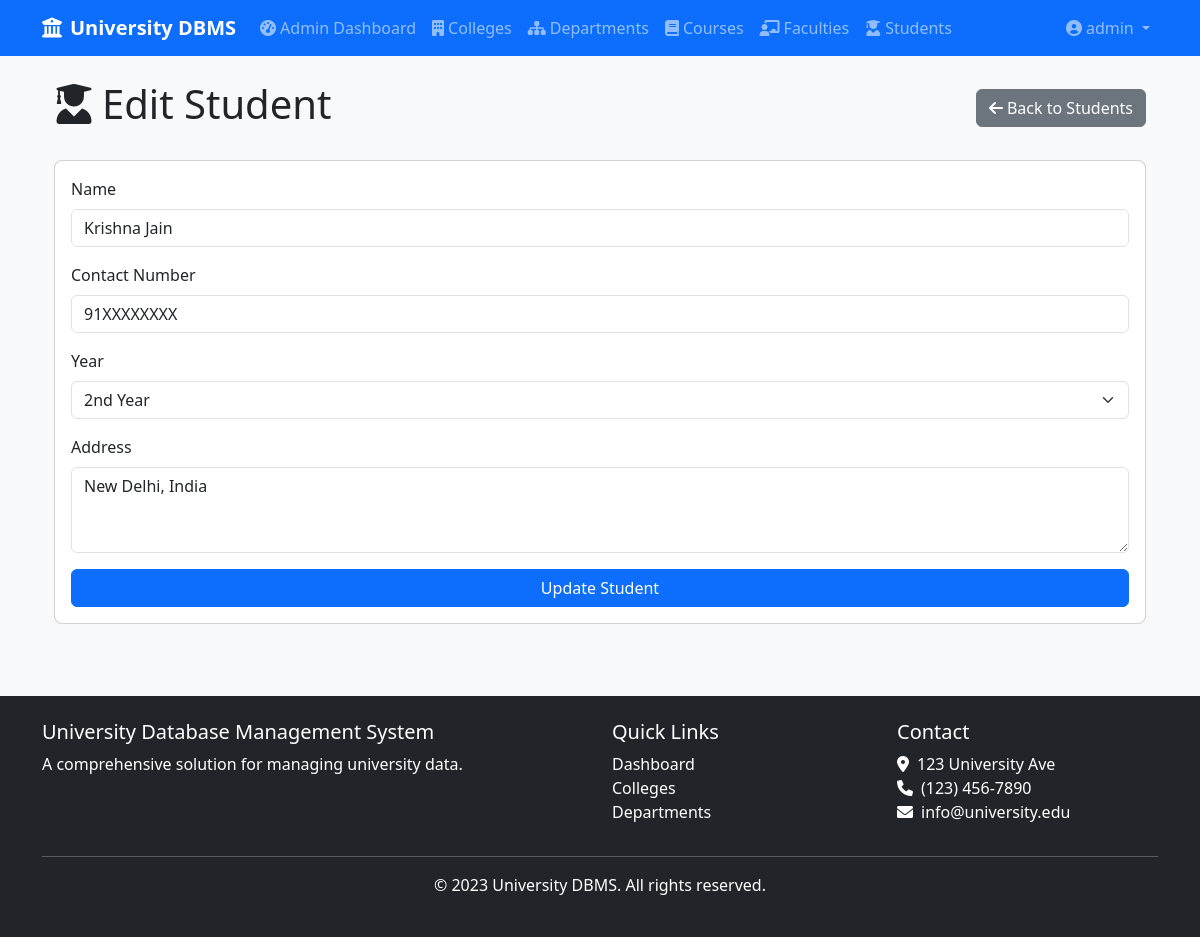
The page /admin/students/edit/1 (signed in) on the database its author committed.
### app/models/user.py (models this page shows, shortened)
class User(UserMixin, db.Model):
    __tablename__ = 'users'
    id = db.Column(db.Integer, primary_key=True)
    username = db.Column(db.String(100), unique=True, nullable=False)
    email = db.Column(db.String(100), unique=True, nullable=False)
    password = db.Column(db.String(100), nullable=False)
    role = db.Column(db.String(20), nullable=False, default='user')  # 'admin' or 'user'
    created_at = db.Column(db.DateTime, default=datetime.utcnow)
    def is_admin(self):
        return self.role == 'admin'

### app/models/student.py (models this page shows, shortened)
class Student(db.Model):
    id = db.Column(db.Integer, primary_key=True)
    name = db.Column(db.String(100), nullable=False)
    year = db.Column(db.Integer, nullable=False)
    contact_number = db.Column(db.String(20), nullable=False)
    address = db.Column(db.Text, nullable=False)
    created_at = db.Column(db.DateTime, default=datetime.utcnow)
    progress_reports = db.relationship('ProgressReport', backref='student', lazy=True, cascade="all, delete-orphan")

### app/routes/admin.py (the view)
@admin.route('/students/edit/<int:id>', methods=['GET', 'POST'])
@admin_required
def edit_student(id):
    student = Student.query.get_or_404(id)
    form = StudentForm(obj=student)
    if form.validate_on_submit():
        form.populate_obj(student)
        db.session.commit()
        flash('Student updated successfully!', 'success')
        return redirect(url_for('admin.students'))
    return render_template('admin/students/edit.html', form=form, student=student)

### app/forms.py
class StudentForm(FlaskForm):
    name = StringField('Name', validators=[DataRequired(), Length(max=100)])
    year = SelectField('Year', choices=[(1, '1st Year'), (2, '2nd Year'), (3, '3rd Year'), (4, '4th Year')],
                      coerce=int, validators=[DataRequired()])
    contact_number = StringField('Contact Number', validators=[DataRequired(), Length(max=20)])
    address = TextAreaField('Address', validators=[DataRequired()])
    submit = SubmitField('Submit')

### app/models/user.py (called while the page is built)
@login_manager.user_loader
def load_user(user_id):
    return User.query.get(int(user_id))

### app/routes/admin.py (called while the page is built)
def admin_required(f):
    @wraps(f)
    @login_required
    def decorated_function(*args, **kwargs):
        if not current_user.role == 'admin':
            flash('You do not have permission to access this page.', 'danger')
            return redirect(url_for('main.index'))
        return f(*args, **kwargs)
    return decorated_function

### app/templates/admin/students/edit.html (shortened to what this page needs)
{% extends "base.html" %}
{% block content %}
<div class="container">
    <div class="d-flex justify-content-between align-items-center mb-4">
        <h1><i class="fas fa-user-graduate me-2"></i>Edit Student</h1>
        <a href="{{ url_for('admin.students') }}" class="btn btn-secondary">
            <i class="fas fa-arrow-left me-1"></i>Back to Students
        </a>
    </div>
    <div class="card">
        <div class="card-body">
            <form method="POST">
                <div class="mb-3">
                    {{ form.name.label(class="form-label") }}
                    {{ form.name(class="form-control") }}
                </div>
                <div class="mb-3">
                    {{ form.contact_number.label(class="form-label") }}
                    {{ form.contact_number(class="form-control") }}
                </div>
                <div class="mb-3">
                    {{ form.year.label(class="form-label") }}
                    {{ form.year(class="form-select") }}
                </div>
                <div class="mb-3">
                    {{ form.address.label(class="form-label") }}
                    {{ form.address(class="form-control", rows=3) }}
                </div>
                <div class="d-grid">
                    <button type="submit" class="btn btn-primary">Update Student</button>
                </div>
            </form>
        </div>
    </div>
</div>
{% endblock %}

### app/templates/base.html (shortened to what this page needs)
<!DOCTYPE html>
<html lang="en">
<head>
    <link href="https://cdn.jsdelivr.net/npm/bootstrap@5.3.0-alpha1/dist/css/bootstrap.min.css" rel="stylesheet">
    <link rel="stylesheet" href="https://cdnjs.cloudflare.com/ajax/libs/font-awesome/6.0.0/css/all.min.css">
    <link rel="stylesheet" href="{{ url_for('static', filename='css/style.css') }}">
</head>
<body>
    <div class="content-wrapper">
        <header>
            <nav class="navbar navbar-expand-lg navbar-dark bg-primary">
                <div class="container">
                    <a class="navbar-brand" href="{{ url_for('user.dashboard') }}">
                        <i class="fas fa-university me-2"></i>University DBMS
                    </a>
                    <div class="collapse navbar-collapse" id="navbarNav">
                        <ul class="navbar-nav me-auto">
                            {% if current_user.is_authenticated %}
                                {% if current_user.is_admin() %}
                                    <li class="nav-item">
                                        <a class="nav-link" href="{{ url_for('admin.dashboard') }}">
                                            <i class="fas fa-tachometer-alt me-1"></i>Admin Dashboard
                                        </a>
                                    </li>
                                {% else %}
                                    <li class="nav-item">
                                        <a class="nav-link" href="{{ url_for('user.dashboard') }}">
                                            <i class="fas fa-tachometer-alt me-1"></i>Dashboard
                                        </a>
                                    </li>
                                {% endif %}
                                <li class="nav-item">
                                    <a class="nav-link" href="{{ url_for('user.colleges') }}">
                                        <i class="fas fa-building me-1"></i>Colleges
                                    </a>
                                </li>
                                <li class="nav-item">
                                    <a class="nav-link" href="{{ url_for('user.departments') }}">
                                        <i class="fas fa-sitemap me-1"></i>Departments
                                    </a>
                                </li>
                                <li class="nav-item">
                                    <a class="nav-link" href="{{ url_for('user.courses') }}">
                                        <i class="fas fa-book me-1"></i>Courses
                                    </a>
                                </li>
                                <li class="nav-item">
                                    <a class="nav-link" href="{{ url_for('user.faculties') }}">
                                        <i class="fas fa-chalkboard-teacher me-1"></i>Faculties
                                    </a>
                                </li>
                                <li class="nav-item">
                                    <a class="nav-link" href="{{ url_for('user.students') }}">
                                        <i class="fas fa-user-graduate me-1"></i>Students
                                    </a>
                                </li>
                            {% endif %}
                        </ul>
                        <ul class="navbar-nav">
                            {% if current_user.is_authenticated %}
                                <li class="nav-item dropdown">
                                    <a class="nav-link dropdown-toggle" href="#" id="navbarDropdown" role="button" data-bs-toggle="dropdown">
                                        <i class="fas fa-user-circle me-1"></i>{{ current_user.username }}
                                    </a>
                                </li>
                            {% endif %}
                        </ul>
                    </div>
                </div>
            </nav>
        </header>
        <main class="container py-4">
            {% block content %}{% endblock %}
        </main>
    </div>
    <footer class="bg-dark text-white py-4 mt-5">
        <div class="container">
            <div class="row">
                <div class="col-md-6">
                    <h5>University Database Management System</h5>
                    <p>A comprehensive solution for managing university data.</p>
                </div>
                <div class="col-md-3">
                    <h5>Quick Links</h5>
                    <ul class="list-unstyled">
                        <li><a href="{{ url_for('user.dashboard') }}" class="text-white">Dashboard</a></li>
                        <li><a href="{{ url_for('user.colleges') }}" class="text-white">Colleges</a></li>
                        <li><a href="{{ url_for('user.departments') }}" class="text-white">Departments</a></li>
                    </ul>
                </div>
                <div class="col-md-3">
                    <h5>Contact</h5>
                    <address>
                        <i class="fas fa-map-marker-alt me-2"></i>123 University Ave<br>
                        <i class="fas fa-phone me-2"></i>(123) 456-7890<br>
                        <i class="fas fa-envelope me-2"></i>info@university.edu
                    </address>
                </div>
            </div>
            <hr>
            <div class="text-center">
                <p>&copy; 2023 University DBMS. All rights reserved.</p>
            </div>
        </div>
    </footer>

### app/static/css/style.css (style rules this page uses)
body { font-family: 'Segoe UI', Tahoma, Geneva, Verdana, sans-serif; background-color: #f8f9fa; }
.navbar-brand { font-weight: 600; }
.card { border-radius: 0.5rem; transition: transform 0.3s ease; }
.btn { transition: all 0.3s ease; }
footer { margin-top: auto; }
footer a { text-decoration: none; }

### app/templates/base.html (style rules this page uses)
html, body { height: 100%; margin: 0; }
body { display: flex; flex-direction: column; min-height: 100vh; }
.content-wrapper { flex: 1 0 auto; display: flex; flex-direction: column; }
footer { flex-shrink: 0; width: 100%; background-color: #212529; color: white; margin-top: auto; }

### rows shown on the page
User: username "admin"
Student: name "Krishna Jain", contact_number "91XXXXXXXX", year "2nd Year", address "New Delhi, India"
